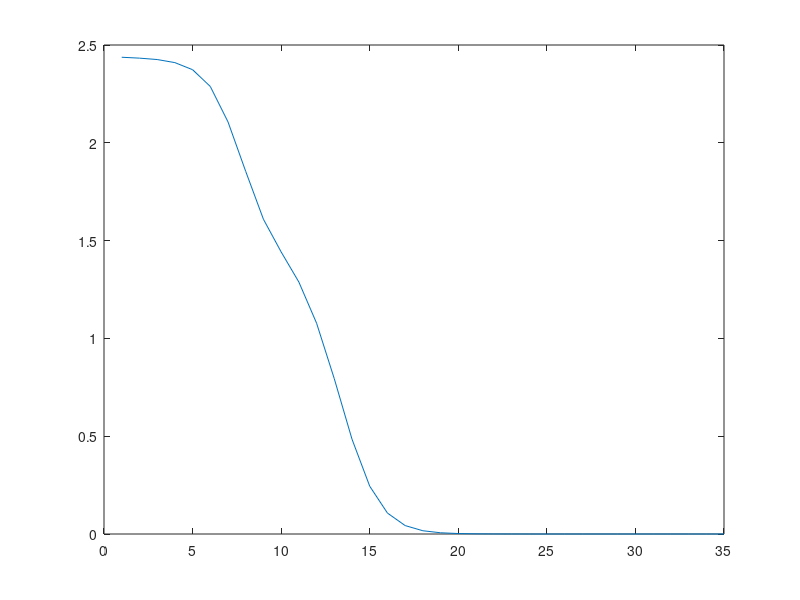

Here is the MATLAB script that generated this plot:
% CP Decomposition example.
% David Grenier: david_grenier@uri.edu
% CP Decomposition based on algorithm described in Kolda and Bader (2009).
% Creates a toy 2x2x2 tensor and performs a rank two CP Decomposition.
%
% Note, this code is written to be readable and illustrative, not
% efficient.


% Set seed, N, error_norms, threshold
clear; clf;
rng(1,"twister");
N =  100000;        % max iteration
error_norms = [];   % list for holding error norms
threshold = 1e-8;   % stopping threshold

% Create random 2x2x2 tensor
X = randi(5, 2, 2, 2);

% Create mode-n unfoldings
X1 = [X(:,:,1), X(:,:,2)];
X2 = [X(:,:,1)', X(:,:,2)'];
X3 = [
    X(:,1,1)', X(:,2,1)';
    X(:,1,2)', X(:,2,2)';
    ];

% Initialialize A, B, C
A = randi(5, 2);
B = randi(5, 2);
C = randi(5, 2);

% Begin loop
for n = 1:N
    % Update A, B, C
    VA = times(B'*B, C'*C);
    A = X1 * [kron(C(:,1), B(:,1)), kron(C(:,2), B(:,2))] * pinv(VA);
    LambdaA = [norm(A(:,1)), norm(A(:,2))];
    A = [A(:,1)/norm(A(:,1)), A(:,2)/norm(A(:,2))];

    VB = times(A'*A, C'*C);
    B = X2 * [kron(C(:,1), A(:,1)), kron(C(:,2), A(:,2))] * pinv(VB);
    LambdaB = [norm(B(:,1)), norm(B(:,2))];
    B = [B(:,1)/norm(B(:,1)), B(:,2)/norm(B(:,2))];

    VC = times(A'*A, B'*B);
    C = X3 * [kron(B(:,1), A(:,1)), kron(B(:,2), A(:,2))] * pinv(VC);
    LambdaC = [norm(C(:,1)), norm(C(:,2))];
    C = [C(:,1)/norm(C(:,1)), C(:,2)/norm(C(:,2))];

    % Approximate X with Y (Y = hat X)
    Y = zeros(2,2,2);
    for r = 1:2
        for i = 1:2
            Y(:,:,i) = Y(:,:,i) + LambdaA(r) * A(:,r) * B(:,r)' * C(i,r);
        end
    end

    % Get approximation error and test improvement of fit for stopping
    % criteria
    error = X - Y;
    error_norm = norm(error(:));
    error_norms = [error_norms, error_norm];
    if n > 1  
        if abs(error_norms(end-1) - error_norms(end)) < threshold
            break
        end
    end
end

plot(error_norms(2:end));